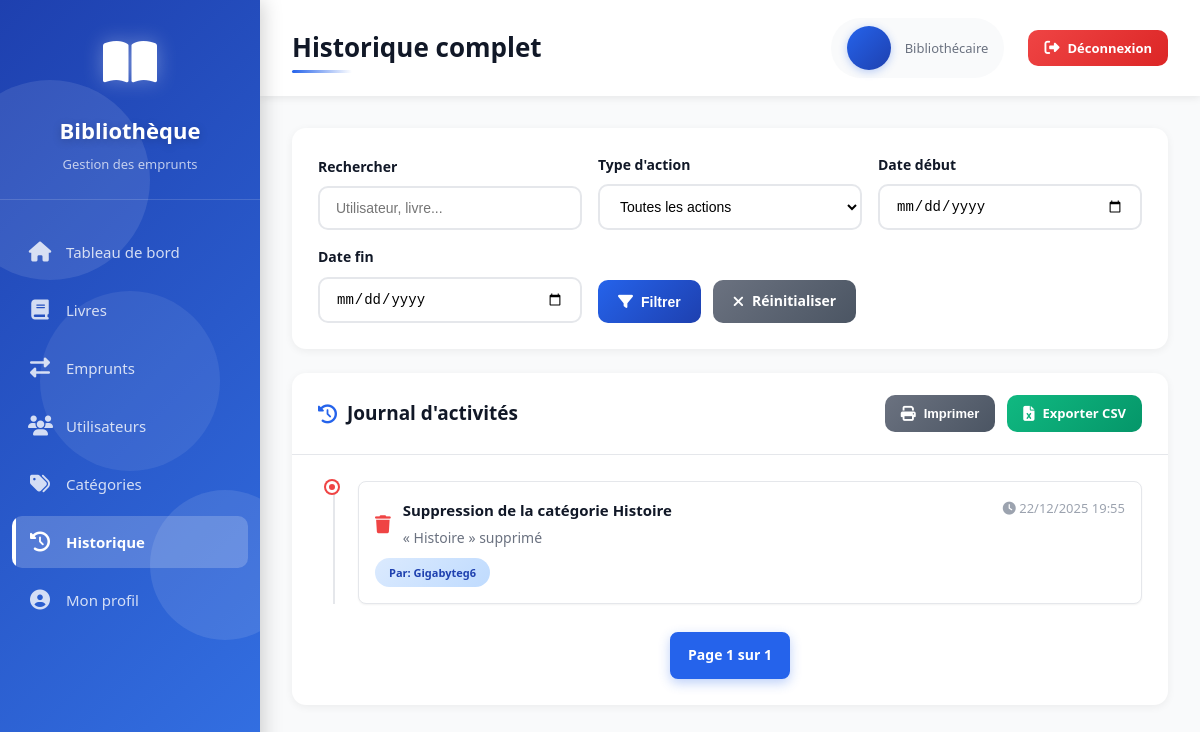
The page /history/ (signed in) on the database as committed earlier.
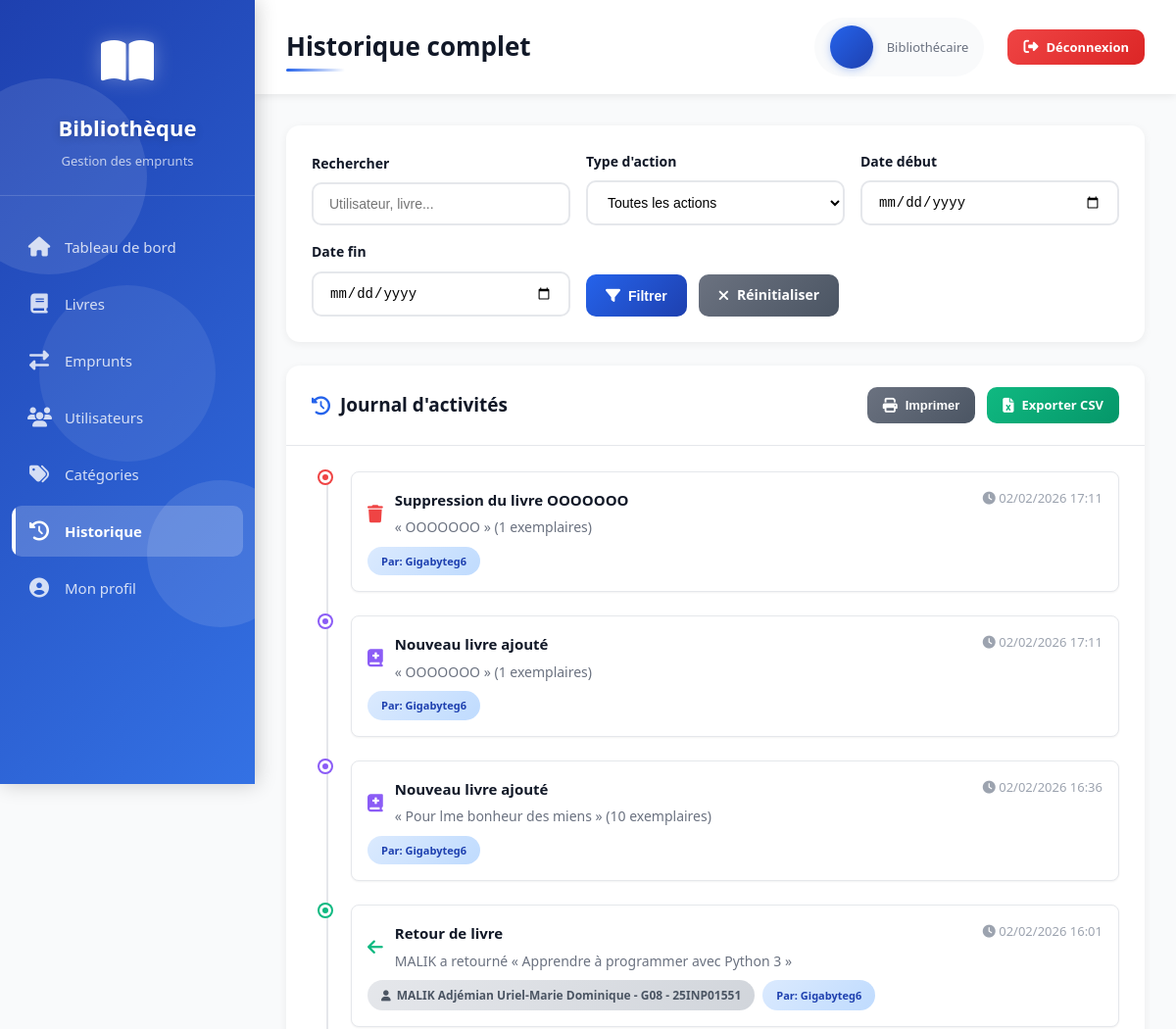
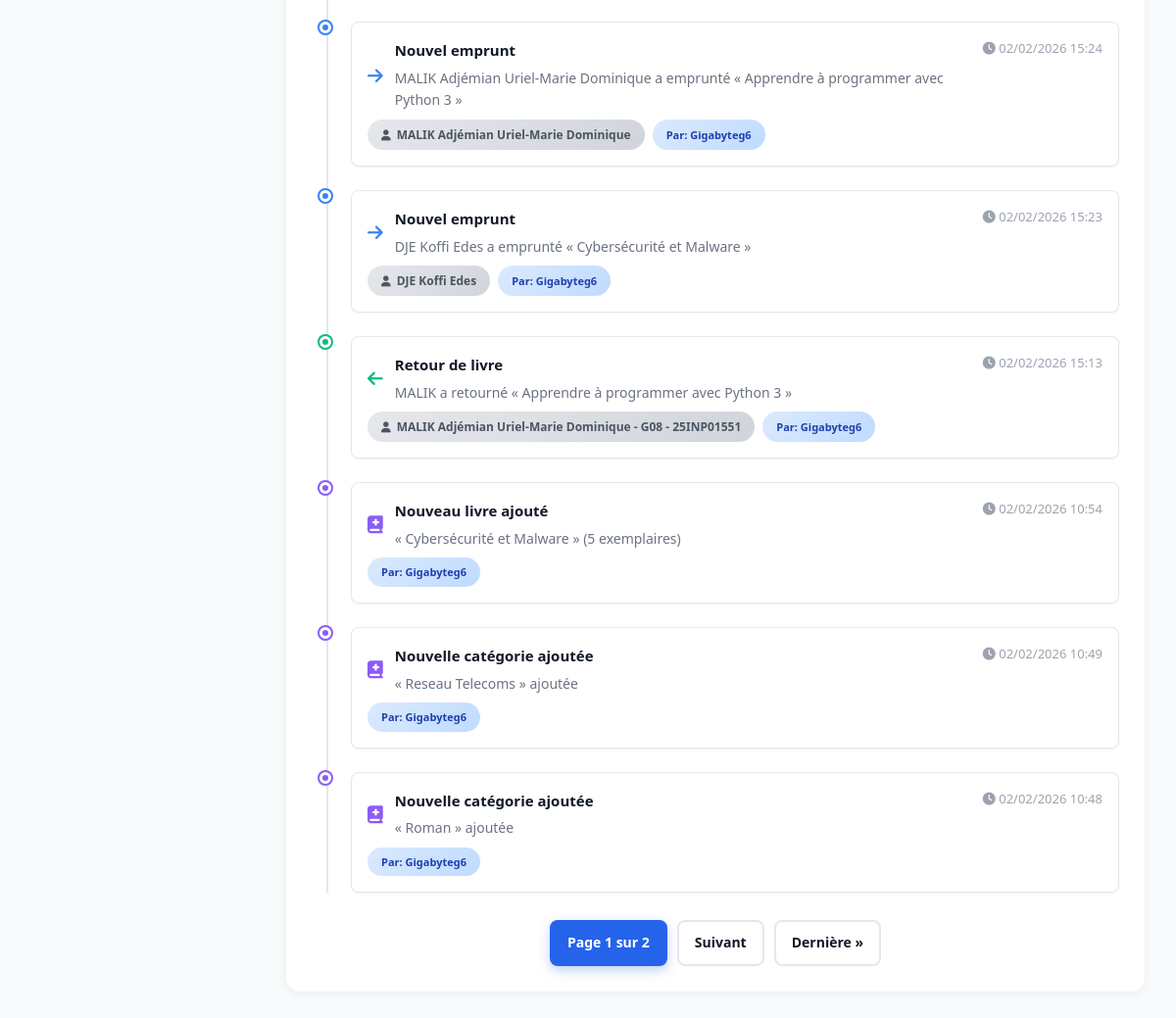
The same page on the database as committed later (2 pictures, top to bottom).
### books/models.py (models this page shows, shortened)
class ActivityLog(models.Model):
    ACTION_CHOICES = [
        ("loan", "Emprunt"),
        ("return", "Retour"),
        ("add_book", "Ajout livre"),
        ("add_user", "Ajout utilisateur"),
        ("update", "Modification"),
        ("delete", "Suppression"),
    ]
    action_type = models.CharField(max_length=20, choices=ACTION_CHOICES)
    title = models.CharField(max_length=150)
    description = models.TextField()
    user = models.CharField(max_length=150, null=True, blank=True)
    performed_by = models.ForeignKey(
        "auth.User", on_delete=models.SET_NULL, null=True, blank=True
    )
    timestamp = models.DateTimeField(auto_now_add=True)
    def icon(self):
        return {
            "loan": "arrow-right",
            "return": "arrow-left",
            "add_book": "book-medical",
            "add_user": "user-plus",
            "update": "edit",
            "delete": "trash",
        }.get(self.action_type, "info-circle")

### app/views.py (the view)
# urls.py: path('history/', views.history, name="history"),
@login_required(login_url="signin")
def history(request):
    activities = ActivityLog.objects.all().order_by("-timestamp")
    search = request.GET.get("search", "")
    action_type = request.GET.get("action_type", "")
    date_from = request.GET.get("date_from", "")
    date_to = request.GET.get("date_to", "")
    if search:
        activities = activities.filter(
            Q(title__icontains=search) |
            Q(description__icontains=search) |
            Q(user__icontains=search)
        )
    if action_type:
        activities = activities.filter(action_type=action_type)
    if date_from:
        activities = activities.filter(timestamp__date__gte=date_from)
    if date_to:
        activities = activities.filter(timestamp__date__lte=date_to)
    paginator = Paginator(activities, 10)
    page_number = request.GET.get("page")
    page_obj = paginator.get_page(page_number)
    return render(request, "history.html", {
        "activities": page_obj,
        "search_query": search,
        "action_type": action_type,
        "date_from": date_from,
        "date_to": date_to,
        "page_obj": page_obj,
        "is_paginated": True,
    })

### templates/history.html (shortened to what the changed rows need)
{% extends 'base.html' %}
{% block page_title %}Historique complet{% endblock %}
{% block content %}
<div class="card">
    <div class="card-body">
        <div style="position: relative; padding-left: 40px;">
            {% for activity in activities %}
            <div style="position: relative; margin-bottom: 24px;">
                <div style="position: absolute; left: -32px; width: 12px; height: 12px; border-radius: 50%; background:
                    {% if activity.action_type == 'loan' %}#3b82f6
                    {% elif activity.action_type == 'return' %}#10b981
                    {% elif activity.action_type == 'add_book' or activity.action_type == 'add_user' %}#8b5cf6
                    {% elif activity.action_type == 'update' %}#f59e0b
                    {% elif activity.action_type == 'delete' %}#ef4444
                    {% else %}#6b7280{% endif %};
                    border: 3px solid white; box-shadow: 0 0 0 2px
                    {% if activity.action_type == 'loan' %}#3b82f6
                    {% elif activity.action_type == 'return' %}#10b981
                    {% elif activity.action_type == 'add_book' or activity.action_type == 'add_user' %}#8b5cf6
                    {% elif activity.action_type == 'update' %}#f59e0b
                    {% elif activity.action_type == 'delete' %}#ef4444
                    {% else %}#6b7280{% endif %};"></div>
                <div style="background: white; border: 1px solid #e5e7eb; border-radius: 8px; padding: 16px; box-shadow: 0 1px 2px rgba(0,0,0,0.05);">
                    <div style="display: flex; justify-content: space-between; align-items: start; margin-bottom: 8px;">
                        <div style="display: flex; align-items: center; gap: 12px;">
                            <i class="fas fa-{{ activity.icon }}" style="color:
                                {% if activity.action_type == 'loan' %}#3b82f6
                                {% elif activity.action_type == 'return' %}#10b981
                                {% elif activity.action_type == 'add_book' or activity.action_type == 'add_user' %}#8b5cf6
                                {% elif activity.action_type == 'update' %}#f59e0b
                                {% elif activity.action_type == 'delete' %}#ef4444
                                {% else %}#6b7280{% endif %}; font-size: 18px;"></i>
                            <div>
                                <strong style="font-size: 15px; color: #111827;">{{ activity.title }}</strong>
                                <p style="margin: 4px 0 0 0; font-size: 14px; color: #6b7280;">{{ activity.description }}</p>
                            </div>
                        </div>
                        <span style="font-size: 13px; color: #9ca3af; white-space: nowrap;">
                            <i class="fas fa-clock"></i>
                            {{ activity.timestamp|date:"d/m/Y H:i" }}
                        </span>
                    </div>
                    <div style="display: flex; gap: 8px; margin-top: 8px;">
                        {% if activity.user %}
                        <span class="badge badge-secondary">
                            <i class="fas fa-user"></i>
                            {{ activity.user }}
                        </span>
                        {% endif %}
                        {% if activity.performed_by %}
                        <span class="badge badge-info" style="font-size: 11px;">
                            Par: {{ activity.performed_by }}
                        </span>
                        {% endif %}
                    </div>
                </div>
            </div>
            {% endfor %}
        </div>
        {% if is_paginated %}
        <div class="pagination">
            <span class="current">
                Page {{ page_obj.number }} sur {{ page_obj.paginator.num_pages }}
            </span>
            {% if page_obj.has_next %}
            <a href="?page={{ page_obj.next_page_number }}">Suivant</a>
            <a href="?page={{ page_obj.paginator.num_pages }}">Dernière &raquo;</a>
            {% endif %}
        </div>
        {% endif %}
    </div>
</div>
{% endblock %}

Rows that differ between the two databases and show on the page:
no longer on this page (row unchanged): ActivityLog: title "Suppression de la catégorie Histoire", description "« Histoire » supprimé", timestamp "22/12/2025 19:55", performed_by "Gigabyteg6"
added ActivityLog: title "Suppression du livre OOOOOOO", description "« OOOOOOO » (1 exemplaires)", timestamp "02/02/2026 17:11", performed_by "Gigabyteg6"
added ActivityLog: title "Nouveau livre ajouté", description "« OOOOOOO » (1 exemplaires)", timestamp "02/02/2026 17:11", performed_by "Gigabyteg6"
added ActivityLog: title "Nouveau livre ajouté", description "« Pour lme bonheur des miens » (10 exemplaires)", timestamp "02/02/2026 16:36", performed_by "Gigabyteg6"
added ActivityLog: title "Retour de livre", description "MALIK a retourné « Apprendre à programmer avec Python 3 »", timestamp "02/02/2026 16:01", user "MALIK Adjémian Uriel-Marie Dominique - G08 - 25INP01551", performed_by "Gigabyteg6"
added ActivityLog: title "Nouvel emprunt", description "MALIK Adjémian Uriel-Marie Dominique a emprunté « Apprendre à programmer avec Python 3 »", timestamp "02/02/2026 15:24", user "MALIK Adjémian Uriel-Marie Dominique", performed_by "Gigabyteg6"
added ActivityLog: title "Nouvel emprunt", description "DJE Koffi Edes a emprunté « Cybersécurité et Malware »", timestamp "02/02/2026 15:23", user "DJE Koffi Edes", performed_by "Gigabyteg6"
added ActivityLog: title "Retour de livre", description "MALIK a retourné « Apprendre à programmer avec Python 3 »", timestamp "02/02/2026 15:13", user "MALIK Adjémian Uriel-Marie Dominique - G08 - 25INP01551", performed_by "Gigabyteg6"
added ActivityLog: title "Nouveau livre ajouté", description "« Cybersécurité et Malware » (5 exemplaires)", timestamp "02/02/2026 10:54", performed_by "Gigabyteg6"
added ActivityLog: title "Nouvelle catégorie ajoutée", description "« Reseau Telecoms » ajoutée", timestamp "02/02/2026 10:49", performed_by "Gigabyteg6"
added ActivityLog: title "Nouvelle catégorie ajoutée", description "« Roman » ajoutée", timestamp "02/02/2026 10:48", performed_by "Gigabyteg6"
Other text that changed with them:
{{ page_obj.paginator.num_pages }}: "1" → "2"
text now shown: "Suivant Dernière »"
